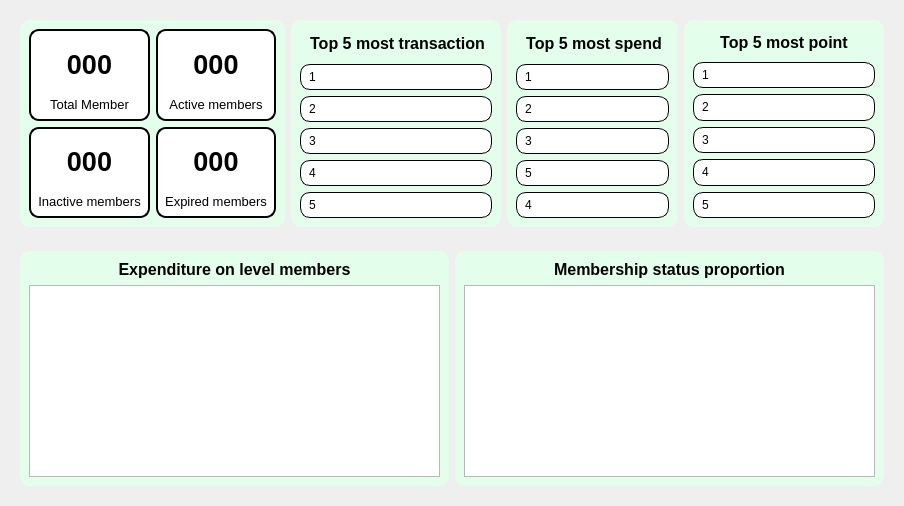
      <widget class="QWidget" name="Frame12">
       <property name="styleSheet">
        <string notr="true">#Frame12 {
    background-color: rgb(2, 50, 21);
}

#widget_66, #widget_69,#widget_59, #widget_6,#widget_7,#widget_16{
    background-color: rgb(227, 255, 236);
    border-radius: 10px;
}
#transaction1_label_12,#transaction2_label_12,#transaction3_label_12,#transaction4_label_12,#transaction5_label_12{
    background-color: white;
    border-radius: 10px;
    padding: 5px;  
	border: 1px solid black;
}

#spend1_label_12,#spend2_label_12,#spend3_label_12,#spend4_label_12,#spend5_label_12{
    background-color: white;
    border-radius: 10px;
    padding: 5px;  
	border: 1px solid black;
}

#point1_label_12,#point2_label_12,#point3_label_12,#point4_label_12,#point5_label_12 {
	background-color: white;
    border-radius: 10px;
    padding: 5px;  
	border: 1px solid black;
}
#widget_8, #widget_5, #widget_15, #widget_14 {
    background-color: white;
    border-radius: 10px;
    padding: 5px;  
	border: 2px solid black;
}
#label_16,#label_13{
    padding: 5px;  
}</string>
       </property>
       <attribute name="title">
        <string>Members Data Description</string>
       </attribute>
       <layout class="QVBoxLayout" name="verticalLayout">
        <item>
         <widget class="QWidget" name="widget" native="true">
          <layout class="QHBoxLayout" name="horizontalLayout_5">
           <item>
            <widget class="QWidget" name="widget_6" native="true">
             <property name="sizePolicy">
              <sizepolicy hsizetype="Fixed" vsizetype="Preferred">
               <horstretch>0</horstretch>
               <verstretch>0</verstretch>
              </sizepolicy>
             </property>
             <layout class="QGridLayout" name="gridLayout_6">
              <item row="2" column="1">
               <widget class="QWidget" name="widget_8" native="true">
                <layout class="QVBoxLayout" name="verticalLayout_15">
                 <item>
                  <widget class="QLabel" name="label_5">
                   <property name="sizePolicy">
                    <sizepolicy hsizetype="Preferred" vsizetype="MinimumExpanding">
                     <horstretch>0</horstretch>
                     <verstretch>0</verstretch>
                    </sizepolicy>
                   </property>
                   <property name="text">
                    <string>&lt;html&gt;&lt;head/&gt;&lt;body&gt;&lt;p align=&quot;center&quot;&gt;&lt;span style=&quot; font-size:20pt; font-weight:600;&quot;&gt;000&lt;/span&gt;&lt;/p&gt;&lt;/body&gt;&lt;/html&gt;</string>
                   </property>
                  </widget>
                 </item>
                 <item>
                  <widget class="QLabel" name="label_7">
                   <property name="text">
                    <string>&lt;html&gt;&lt;head/&gt;&lt;body&gt;&lt;p align=&quot;center&quot;&gt;&lt;span style=&quot; font-size:10pt;&quot;&gt;Active members&lt;/span&gt;&lt;/p&gt;&lt;/body&gt;&lt;/html&gt;</string>
                   </property>
                  </widget>
                 </item>
                </layout>
               </widget>
              </item>
              <item row="2" column="0">
               <widget class="QWidget" name="widget_14" native="true">
                <layout class="QVBoxLayout" name="verticalLayout_9">
                 <item>
                  <widget class="QLabel" name="label_4">
                   <property name="sizePolicy">
                    <sizepolicy hsizetype="Preferred" vsizetype="MinimumExpanding">
                     <horstretch>0</horstretch>
                     <verstretch>0</verstretch>
                    </sizepolicy>
                   </property>
                   <property name="text">
                    <string>&lt;html&gt;&lt;head/&gt;&lt;body&gt;&lt;p align=&quot;center&quot;&gt;&lt;span style=&quot; font-size:20pt; font-weight:600;&quot;&gt;000&lt;/span&gt;&lt;/p&gt;&lt;/body&gt;&lt;/html&gt;</string>
                   </property>
                  </widget>
                 </item>
                 <item>
                  <widget class="QLabel" name="label_3">
                   <property name="text">
                    <string>&lt;html&gt;&lt;head/&gt;&lt;body&gt;&lt;p align=&quot;center&quot;&gt;&lt;span style=&quot; font-size:10pt;&quot;&gt;Total Member&lt;/span&gt;&lt;/p&gt;&lt;/body&gt;&lt;/html&gt;</string>
                   </property>
                  </widget>
                 </item>
                </layout>
               </widget>
              </item>
              <item row="4" column="0">
               <widget class="QWidget" name="widget_15" native="true">
                <layout class="QVBoxLayout" name="verticalLayout_10">
                 <item>
                  <widget class="QLabel" name="label_9">
                   <property name="sizePolicy">
                    <sizepolicy hsizetype="Preferred" vsizetype="MinimumExpanding">
                     <horstretch>0</horstretch>
                     <verstretch>0</verstretch>
                    </sizepolicy>
                   </property>
                   <property name="text">
                    <string>&lt;html&gt;&lt;head/&gt;&lt;body&gt;&lt;p align=&quot;center&quot;&gt;&lt;span style=&quot; font-size:20pt; font-weight:600;&quot;&gt;000&lt;/span&gt;&lt;/p&gt;&lt;/body&gt;&lt;/html&gt;</string>
                   </property>
                  </widget>
                 </item>
                 <item>
                  <widget class="QLabel" name="label_8">
                   <property name="font">
                    <font>
                     <pointsize>10</pointsize>
                    </font>
                   </property>
                   <property name="text">
                    <string>&lt;html&gt;&lt;head/&gt;&lt;body&gt;&lt;p align=&quot;center&quot;&gt;Inactive members&lt;/p&gt;&lt;/body&gt;&lt;/html&gt;</string>
                   </property>
                  </widget>
                 </item>
                </layout>
               </widget>
              </item>
              <item row="4" column="1">
               <widget class="QWidget" name="widget_5" native="true">
                <layout class="QVBoxLayout" name="verticalLayout_16">
                 <item>
                  <widget class="QLabel" name="label_11">
                   <property name="sizePolicy">
                    <sizepolicy hsizetype="Preferred" vsizetype="MinimumExpanding">
                     <horstretch>0</horstretch>
                     <verstretch>0</verstretch>
                    </sizepolicy>
                   </property>
                   <property name="text">
                    <string>&lt;html&gt;&lt;head/&gt;&lt;body&gt;&lt;p align=&quot;center&quot;&gt;&lt;span style=&quot; font-size:20pt; font-weight:600;&quot;&gt;000&lt;/span&gt;&lt;/p&gt;&lt;/body&gt;&lt;/html&gt;</string>
                   </property>
                  </widget>
                 </item>
                 <item>
                  <widget class="QLabel" name="label_10">
                   <property name="text">
                    <string>&lt;html&gt;&lt;head/&gt;&lt;body&gt;&lt;p align=&quot;center&quot;&gt;&lt;span style=&quot; font-size:10pt;&quot;&gt;Expired members&lt;/span&gt;&lt;/p&gt;&lt;/body&gt;&lt;/html&gt;</string>
                   </property>
                  </widget>
                 </item>
                </layout>
               </widget>
              </item>
             </layout>
            </widget>
           </item>
           <item>
            <widget class="QWidget" name="widget_7" native="true">
             <layout class="QVBoxLayout" name="verticalLayout_8">
              <item>
               <widget class="QLabel" name="label_16">
                <property name="enabled">
                 <bool>true</bool>
                </property>
                <property name="font">
                 <font>
                  <weight>75</weight>
                  <bold>true</bold>
                 </font>
                </property>
                <property name="toolTip">
                 <string/>
                </property>
                <property name="layoutDirection">
                 <enum>Qt::LeftToRight</enum>
                </property>
                <property name="autoFillBackground">
                 <bool>false</bool>
                </property>
                <property name="text">
                 <string>&lt;html&gt;&lt;head/&gt;&lt;body&gt;&lt;p align=&quot;center&quot;&gt;&lt;span style=&quot; font-size:12pt;&quot;&gt;Top 5 most transaction&lt;/span&gt;&lt;/p&gt;&lt;/body&gt;&lt;/html&gt;</string>
                </property>
               </widget>
              </item>
              <item>
               <widget class="QLabel" name="transaction1_label_12">
                <property name="sizePolicy">
                 <sizepolicy hsizetype="Preferred" vsizetype="Expanding">
                  <horstretch>0</horstretch>
                  <verstretch>0</verstretch>
                 </sizepolicy>
                </property>
                <property name="font">
                 <font>
                  <pointsize>9</pointsize>
                 </font>
                </property>
                <property name="autoFillBackground">
                 <bool>false</bool>
                </property>
                <property name="text">
                 <string>&lt;html&gt;&lt;head/&gt;&lt;body&gt;&lt;p&gt;1&lt;/p&gt;&lt;/body&gt;&lt;/html&gt;</string>
                </property>
               </widget>
              </item>
              <item>
               <widget class="QLabel" name="transaction2_label_12">
                <property name="sizePolicy">
                 <sizepolicy hsizetype="Preferred" vsizetype="Expanding">
                  <horstretch>0</horstretch>
                  <verstretch>0</verstretch>
                 </sizepolicy>
                </property>
                <property name="font">
                 <font>
                  <pointsize>9</pointsize>
                 </font>
                </property>
                <property name="autoFillBackground">
                 <bool>false</bool>
                </property>
                <property name="text">
                 <string>2</string>
                </property>
               </widget>
              </item>
              <item>
               <widget class="QLabel" name="transaction3_label_12">
                <property name="sizePolicy">
                 <sizepolicy hsizetype="Preferred" vsizetype="Expanding">
                  <horstretch>0</horstretch>
                  <verstretch>0</verstretch>
                 </sizepolicy>
                </property>
                <property name="font">
                 <font>
                  <pointsize>9</pointsize>
                 </font>
                </property>
                <property name="autoFillBackground">
                 <bool>false</bool>
                </property>
                <property name="text">
                 <string>3</string>
                </property>
               </widget>
              </item>
              <item>
               <widget class="QLabel" name="transaction4_label_12">
                <property name="sizePolicy">
                 <sizepolicy hsizetype="Preferred" vsizetype="Expanding">
                  <horstretch>0</horstretch>
                  <verstretch>0</verstretch>
                 </sizepolicy>
                </property>
                <property name="font">
                 <font>
                  <pointsize>9</pointsize>
                 </font>
                </property>
                <property name="autoFillBackground">
                 <bool>false</bool>
                </property>
                <property name="text">
                 <string>4</string>
                </property>
               </widget>
              </item>
              <item>
               <widget class="QLabel" name="transaction5_label_12">
                <property name="sizePolicy">
                 <sizepolicy hsizetype="Preferred" vsizetype="Expanding">
                  <horstretch>0</horstretch>
                  <verstretch>0</verstretch>
                 </sizepolicy>
                </property>
                <property name="font">
                 <font>
                  <pointsize>9</pointsize>
                 </font>
                </property>
                <property name="autoFillBackground">
                 <bool>false</bool>
                </property>
                <property name="text">
                 <string>5</string>
                </property>
               </widget>
              </item>
             </layout>
            </widget>
           </item>
           <item>
            <widget class="QWidget" name="widget_59" native="true">
             <property name="styleSheet">
              <string notr="true"/>
             </property>
             <layout class="QVBoxLayout" name="verticalLayout_11">
              <item>
               <widget class="QLabel" name="label_13">
                <property name="sizePolicy">
                 <sizepolicy hsizetype="Preferred" vsizetype="Preferred">
                  <horstretch>0</horstretch>
                  <verstretch>0</verstretch>
                 </sizepolicy>
                </property>
                <property name="font">
                 <font>
                  <weight>75</weight>
                  <bold>true</bold>
                 </font>
                </property>
                <property name="text">
                 <string>&lt;html&gt;&lt;head/&gt;&lt;body&gt;&lt;p align=&quot;center&quot;&gt;&lt;span style=&quot; font-size:12pt;&quot;&gt;Top 5 most spend&lt;/span&gt;&lt;/p&gt;&lt;/body&gt;&lt;/html&gt;</string>
                </property>
               </widget>
              </item>
              <item>
               <widget class="QLabel" name="spend1_label_12">
                <property name="sizePolicy">
                 <sizepolicy hsizetype="Preferred" vsizetype="Expanding">
                  <horstretch>0</horstretch>
                  <verstretch>0</verstretch>
                 </sizepolicy>
                </property>
                <property name="font">
                 <font>
                  <pointsize>9</pointsize>
                 </font>
                </property>
                <property name="text">
                 <string>1</string>
                </property>
               </widget>
              </item>
              <item>
               <widget class="QLabel" name="spend2_label_12">
                <property name="sizePolicy">
                 <sizepolicy hsizetype="Preferred" vsizetype="Expanding">
                  <horstretch>0</horstretch>
                  <verstretch>0</verstretch>
                 </sizepolicy>
                </property>
                <property name="font">
                 <font>
                  <pointsize>9</pointsize>
                 </font>
                </property>
                <property name="text">
                 <string>2</string>
                </property>
               </widget>
              </item>
              <item>
               <widget class="QLabel" name="spend3_label_12">
                <property name="sizePolicy">
                 <sizepolicy hsizetype="Preferred" vsizetype="Expanding">
                  <horstretch>0</horstretch>
                  <verstretch>0</verstretch>
                 </sizepolicy>
                </property>
                <property name="font">
                 <font>
                  <pointsize>9</pointsize>
                 </font>
                </property>
                <property name="text">
                 <string>3</string>
                </property>
               </widget>
              </item>
              <item>
               <widget class="QLabel" name="spend5_label_12">
                <property name="sizePolicy">
                 <sizepolicy hsizetype="Preferred" vsizetype="Expanding">
                  <horstretch>0</horstretch>
                  <verstretch>0</verstretch>
                 </sizepolicy>
                </property>
                <property name="font">
                 <font>
                  <pointsize>9</pointsize>
                 </font>
                </property>
                <property name="text">
                 <string>5</string>
                </property>
               </widget>
              </item>
              <item>
               <widget class="QLabel" name="spend4_label_12">
                <property name="sizePolicy">
                 <sizepolicy hsizetype="Preferred" vsizetype="Expanding">
                  <horstretch>0</horstretch>
                  <verstretch>0</verstretch>
                 </sizepolicy>
                </property>
                <property name="font">
                 <font>
                  <pointsize>9</pointsize>
                 </font>
                </property>
                <property name="text">
                 <string>4</string>
                </property>
               </widget>
              </item>
             </layout>
            </widget>
           </item>
           <item>
            <widget class="QWidget" name="widget_16" native="true">
             <property name="minimumSize">
              <size>
               <width>200</width>
               <height>100</height>
              </size>
             </property>
             <layout class="QVBoxLayout" name="verticalLayout_14">
              <item>
               <widget class="QLabel" name="label_35">
                <property name="maximumSize">
                 <size>
                  <width>16777215</width>
                  <height>35</height>
                 </size>
                </property>
                <property name="text">
                 <string>&lt;html&gt;&lt;head/&gt;&lt;body&gt;&lt;p align=&quot;center&quot;&gt;&lt;span style=&quot; font-size:12pt; font-weight:600;&quot;&gt;Top 5 most point&lt;/span&gt;&lt;/p&gt;&lt;/body&gt;&lt;/html&gt;</string>
                </property>
               </widget>
              </item>
              <item>
               <widget class="QLabel" name="point1_label_12">
                <property name="text">
                 <string>&lt;html&gt;&lt;head/&gt;&lt;body&gt;&lt;p&gt;1&lt;/p&gt;&lt;/body&gt;&lt;/html&gt;</string>
                </property>
               </widget>
              </item>
              <item>
               <widget class="QLabel" name="point2_label_12">
                <property name="text">
                 <string>&lt;html&gt;&lt;head/&gt;&lt;body&gt;&lt;p&gt;2&lt;/p&gt;&lt;/body&gt;&lt;/html&gt;</string>
                </property>
               </widget>
              </item>
              <item>
               <widget class="QLabel" name="point3_label_12">
                <property name="text">
                 <string>&lt;html&gt;&lt;head/&gt;&lt;body&gt;&lt;p&gt;3&lt;/p&gt;&lt;/body&gt;&lt;/html&gt;</string>
                </property>
               </widget>
              </item>
              <item>
               <widget class="QLabel" name="point4_label_12">
                <property name="text">
                 <string>&lt;html&gt;&lt;head/&gt;&lt;body&gt;&lt;p&gt;4&lt;/p&gt;&lt;/body&gt;&lt;/html&gt;</string>
                </property>
               </widget>
              </item>
              <item>
               <widget class="QLabel" name="point5_label_12">
                <property name="text">
                 <string>&lt;html&gt;&lt;head/&gt;&lt;body&gt;&lt;p&gt;5&lt;/p&gt;&lt;/body&gt;&lt;/html&gt;</string>
                </property>
               </widget>
              </item>
             </layout>
            </widget>
           </item>
          </layout>
         </widget>
        </item>
        <item>
         <widget class="QWidget" name="widget_2" native="true">
          <layout class="QHBoxLayout" name="horizontalLayout_11">
           <item>
            <widget class="QWidget" name="widget_66" native="true">
             <property name="styleSheet">
              <string notr="true">#widget_26{
    background-color: white;
    border-radius: 10px;
}</string>
             </property>
             <layout class="QVBoxLayout" name="verticalLayout_12">
              <item>
               <widget class="QLabel" name="label_20">
                <property name="font">
                 <font>
                  <pointsize>10</pointsize>
                  <weight>75</weight>
                  <bold>true</bold>
                 </font>
                </property>
                <property name="text">
                 <string>&lt;html&gt;&lt;head/&gt;&lt;body&gt;&lt;p align=&quot;center&quot;&gt;&lt;span style=&quot; font-size:12pt;&quot;&gt;Expenditure on level members&lt;/span&gt;&lt;/p&gt;&lt;/body&gt;&lt;/html&gt;</string>
                </property>
               </widget>
              </item>
              <item>
               <widget class="QGraphicsView" name="level_members_graphics_12"/>
              </item>
             </layout>
            </widget>
           </item>
           <item>
            <widget class="QWidget" name="widget_69" native="true">
             <property name="styleSheet">
              <string notr="true">#widget_28{
    background-color: white;
    border-radius: 10px;
}</string>
             </property>
             <layout class="QVBoxLayout" name="verticalLayout_13">
              <item>
               <widget class="QLabel" name="label_21">
                <property name="font">
                 <font>
                  <pointsize>10</pointsize>
                  <weight>75</weight>
                  <bold>true</bold>
                 </font>
                </property>
                <property name="text">
                 <string>&lt;html&gt;&lt;head/&gt;&lt;body&gt;&lt;p align=&quot;center&quot;&gt;&lt;span style=&quot; font-size:12pt;&quot;&gt;Membership status proportion&lt;/span&gt;&lt;/p&gt;&lt;/body&gt;&lt;/html&gt;</string>
                </property>
               </widget>
              </item>
              <item>
               <widget class="QGraphicsView" name="membership_status_graphics_12"/>
              </item>
             </layout>
            </widget>
           </item>
          </layout>
         </widget>
        </item>
       </layout>
      </widget>
